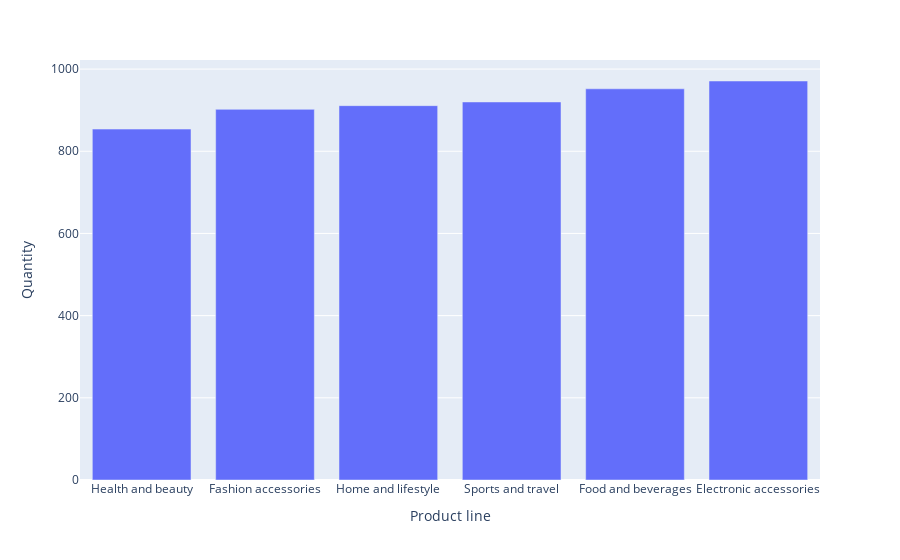

This figure's notebook cell:
### Markdown cell above
#### Amount of products by each product line

### Code cell
dfk = sales.groupby("Product line")['Quantity'].sum()
dfk = pd.DataFrame(dfk)
dfk.reset_index(inplace=True)
dfk = dfk.sort_values('Quantity', ascending=True, ignore_index=True)
fig = px.bar(dfk, x='Product line', y='Quantity')
fig.show()

### Figure 1 — Plotly figure (JSON) as saved in the notebook; plotly's stock layout.template omitted (floating-point values rounded to 4 significant figures)
{"data": [{"alignmentgroup": "True", "hovertemplate": "Product line=%{x}<br>Quantity=%{y}<extra></extra>", "legendgroup": "", "marker": {"color": "#636efa", "pattern": {"shape": ""}}, "name": "", "offsetgroup": "", "orientation": "v", "showlegend": false, "textposition": "auto", "type": "bar", "x": ["Health and beauty", "Fashion accessories", "Home and lifestyle", "Sports and travel", "Food and beverages", "Electronic accessories"], "xaxis": "x", "y": [854, 902, 911, 920, 952, 971], "yaxis": "y"}], "layout": {"barmode": "relative", "legend": {"tracegroupgap": 0}, "margin": {"t": 60}, "xaxis": {"anchor": "y", "domain": [0, 1], "title": {"text": "Product line"}}, "yaxis": {"anchor": "x", "domain": [0, 1], "title": {"text": "Quantity"}}}}
